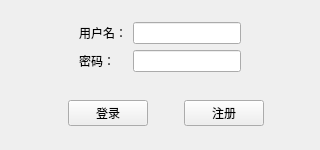
<?xml version="1.0" encoding="UTF-8"?>
<ui version="4.0">
 <class>Widget</class>
 <widget class="QWidget" name="Widget">
  <property name="geometry">
   <rect>
    <x>0</x>
    <y>0</y>
    <width>320</width>
    <height>150</height>
   </rect>
  </property>
  <property name="sizePolicy">
   <sizepolicy hsizetype="Preferred" vsizetype="Preferred">
    <horstretch>0</horstretch>
    <verstretch>0</verstretch>
   </sizepolicy>
  </property>
  <property name="windowTitle">
   <string>Widget</string>
  </property>
  <layout class="QVBoxLayout" name="verticalLayout_4">
   <item>
    <widget class="QWidget" name="widget" native="true">
     <property name="sizePolicy">
      <sizepolicy hsizetype="Preferred" vsizetype="Fixed">
       <horstretch>0</horstretch>
       <verstretch>0</verstretch>
      </sizepolicy>
     </property>
     <layout class="QGridLayout" name="gridLayout">
      <item row="0" column="1">
       <widget class="QLabel" name="label">
        <property name="text">
         <string>用户名：</string>
        </property>
       </widget>
      </item>
      <item row="0" column="2">
       <widget class="QLineEdit" name="lineEdit"/>
      </item>
      <item row="1" column="2">
       <widget class="QLineEdit" name="lineEdit_2"/>
      </item>
      <item row="1" column="1">
       <widget class="QLabel" name="label_2">
        <property name="text">
         <string>密码：</string>
        </property>
       </widget>
      </item>
      <item row="0" column="0">
       <spacer name="horizontalSpacer_3">
        <property name="orientation">
         <enum>Qt::Horizontal</enum>
        </property>
        <property name="sizeHint" stdset="0">
         <size>
          <width>40</width>
          <height>20</height>
         </size>
        </property>
       </spacer>
      </item>
      <item row="0" column="3">
       <spacer name="horizontalSpacer_4">
        <property name="orientation">
         <enum>Qt::Horizontal</enum>
        </property>
        <property name="sizeHint" stdset="0">
         <size>
          <width>40</width>
          <height>20</height>
         </size>
        </property>
       </spacer>
      </item>
     </layout>
    </widget>
   </item>
   <item>
    <widget class="QWidget" name="widget_3" native="true">
     <property name="sizePolicy">
      <sizepolicy hsizetype="Preferred" vsizetype="Fixed">
       <horstretch>0</horstretch>
       <verstretch>0</verstretch>
      </sizepolicy>
     </property>
     <layout class="QHBoxLayout" name="horizontalLayout_7">
      <property name="rightMargin">
       <number>0</number>
      </property>
      <item>
       <spacer name="horizontalSpacer">
        <property name="orientation">
         <enum>Qt::Horizontal</enum>
        </property>
        <property name="sizeHint" stdset="0">
         <size>
          <width>40</width>
          <height>20</height>
         </size>
        </property>
       </spacer>
      </item>
      <item>
       <widget class="QPushButton" name="pushButton">
        <property name="text">
         <string>登录</string>
        </property>
       </widget>
      </item>
      <item>
       <spacer name="horizontalSpacer_7">
        <property name="orientation">
         <enum>Qt::Horizontal</enum>
        </property>
        <property name="sizeType">
         <enum>QSizePolicy::Fixed</enum>
        </property>
        <property name="sizeHint" stdset="0">
         <size>
          <width>30</width>
          <height>20</height>
         </size>
        </property>
       </spacer>
      </item>
      <item>
       <widget class="QPushButton" name="pushButton_2">
        <property name="text">
         <string>注册</string>
        </property>
       </widget>
      </item>
      <item>
       <spacer name="horizontalSpacer_2">
        <property name="orientation">
         <enum>Qt::Horizontal</enum>
        </property>
        <property name="sizeHint" stdset="0">
         <size>
          <width>40</width>
          <height>20</height>
         </size>
        </property>
       </spacer>
      </item>
     </layout>
    </widget>
   </item>
  </layout>
 </widget>
 <layoutdefault spacing="6" margin="11"/>
 <resources/>
 <connections/>
</ui>
